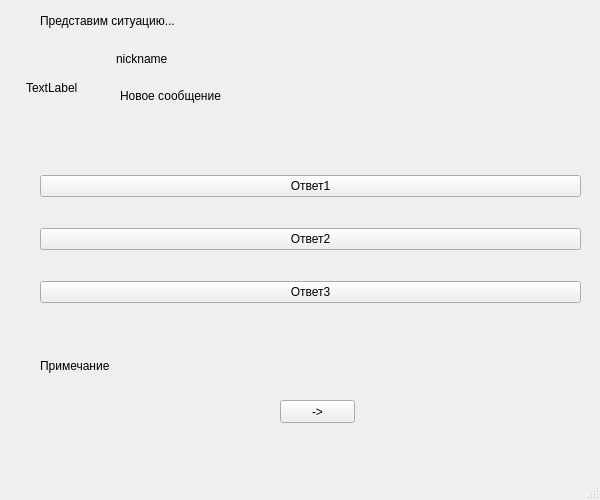
<?xml version="1.0" encoding="UTF-8"?>
<ui version="4.0">
 <class>MainWindow</class>
 <widget class="QMainWindow" name="MainWindow">
  <property name="geometry">
   <rect>
    <x>0</x>
    <y>0</y>
    <width>600</width>
    <height>500</height>
   </rect>
  </property>
  <property name="windowTitle">
   <string>MainWindow</string>
  </property>
  <widget class="QWidget" name="centralwidget">
   <widget class="QWidget" name="verticalLayoutWidget">
    <property name="geometry">
     <rect>
      <x>40</x>
      <y>150</y>
      <width>541</width>
      <height>181</height>
     </rect>
    </property>
    <layout class="QVBoxLayout" name="verticalLayout">
     <item>
      <widget class="QPushButton" name="ans1">
       <property name="enabled">
        <bool>true</bool>
       </property>
       <property name="text">
        <string>Ответ1</string>
       </property>
       <attribute name="buttonGroup">
        <string notr="true">ans_btns</string>
       </attribute>
      </widget>
     </item>
     <item>
      <widget class="QPushButton" name="ans2">
       <property name="text">
        <string>Ответ2</string>
       </property>
       <attribute name="buttonGroup">
        <string notr="true">ans_btns</string>
       </attribute>
      </widget>
     </item>
     <item>
      <widget class="QPushButton" name="ans3">
       <property name="text">
        <string>Ответ3</string>
       </property>
       <attribute name="buttonGroup">
        <string notr="true">ans_btns</string>
       </attribute>
      </widget>
     </item>
    </layout>
   </widget>
   <widget class="QLabel" name="script">
    <property name="geometry">
     <rect>
      <x>40</x>
      <y>0</y>
      <width>501</width>
      <height>41</height>
     </rect>
    </property>
    <property name="text">
     <string>Представим ситуацию...</string>
    </property>
   </widget>
   <widget class="QLabel" name="annotation">
    <property name="geometry">
     <rect>
      <x>40</x>
      <y>340</y>
      <width>541</width>
      <height>51</height>
     </rect>
    </property>
    <property name="text">
     <string>Примечание</string>
    </property>
   </widget>
   <widget class="QPushButton" name="btn_next">
    <property name="geometry">
     <rect>
      <x>280</x>
      <y>400</y>
      <width>75</width>
      <height>23</height>
     </rect>
    </property>
    <property name="text">
     <string>-&gt;</string>
    </property>
   </widget>
   <widget class="QLabel" name="prof_pic">
    <property name="geometry">
     <rect>
      <x>26</x>
      <y>42</y>
      <width>91</width>
      <height>91</height>
     </rect>
    </property>
    <property name="lineWidth">
     <number>1</number>
    </property>
    <property name="text">
     <string>TextLabel</string>
    </property>
   </widget>
   <widget class="QLabel" name="abon_name">
    <property name="geometry">
     <rect>
      <x>116</x>
      <y>43</y>
      <width>131</width>
      <height>31</height>
     </rect>
    </property>
    <property name="text">
     <string>nickname</string>
    </property>
   </widget>
   <widget class="QLabel" name="message">
    <property name="geometry">
     <rect>
      <x>120</x>
      <y>70</y>
      <width>401</width>
      <height>51</height>
     </rect>
    </property>
    <property name="text">
     <string>Новое сообщение</string>
    </property>
   </widget>
  </widget>
  <widget class="QMenuBar" name="menubar">
   <property name="geometry">
    <rect>
     <x>0</x>
     <y>0</y>
     <width>600</width>
     <height>23</height>
    </rect>
   </property>
  </widget>
  <widget class="QStatusBar" name="statusbar"/>
 </widget>
 <resources/>
 <connections/>
 <buttongroups>
  <buttongroup name="ans_btns"/>
 </buttongroups>
</ui>
